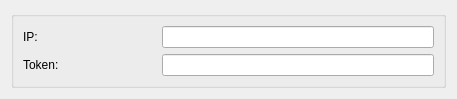
<?xml version="1.0" encoding="UTF-8"?>
<ui version="4.0">
 <class>OpenRGBYeelightSettingsEntryUi</class>
 <widget class="QWidget" name="OpenRGBYeelightSettingsEntryUi">
  <property name="geometry">
   <rect>
    <x>0</x>
    <y>0</y>
    <width>457</width>
    <height>99</height>
   </rect>
  </property>
  <property name="sizePolicy">
   <sizepolicy hsizetype="Expanding" vsizetype="Expanding">
    <horstretch>0</horstretch>
    <verstretch>0</verstretch>
   </sizepolicy>
  </property>
  <property name="windowTitle">
   <string notr="true">Yeelight Settings Entry</string>
  </property>
  <layout class="QGridLayout" name="gridLayout">
   <item row="1" column="0" colspan="2">
    <widget class="QGroupBox" name="groupBox">
     <property name="title">
      <string/>
     </property>
     <layout class="QGridLayout" name="gridLayout_2">
      <item row="1" column="1" colspan="2">
       <widget class="QLineEdit" name="IPEdit"/>
      </item>
      <item row="1" column="0">
       <widget class="QLabel" name="IPLabel">
        <property name="text">
         <string>IP:</string>
        </property>
       </widget>
      </item>
      <item row="2" column="0">
       <widget class="QLabel" name="TokenLabel">
        <property name="text">
         <string>Token:</string>
        </property>
       </widget>
      </item>
      <item row="2" column="1" colspan="2">
       <widget class="QLineEdit" name="TokenEdit"/>
      </item>
     </layout>
    </widget>
   </item>
  </layout>
 </widget>
 <resources/>
 <connections/>
</ui>
